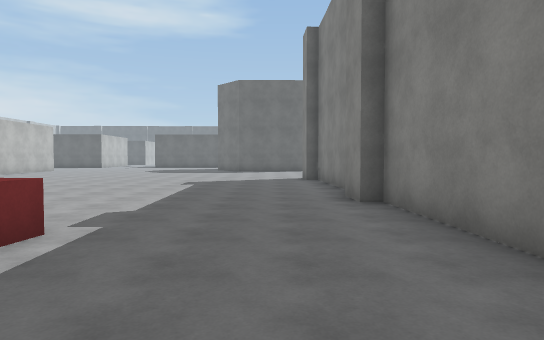
View 1 (above)

24 first-person views from a walk through a scene from a Unity 3-D project. The camera is 1.5 m above the floor, tilts 2° down and sees 75° across. The floor is counted in squares, 2 m on a side. Each view is taken from the middle of a square. On the plan, view 1 faces up. The plan holds only what a view shows up to about 11 squares ahead; the rest is blank. The place goes on beyond the plan. The player character is not drawn. Some animated figures are left out. Surface patterns are stand-ins for the level's own textures.

View 2
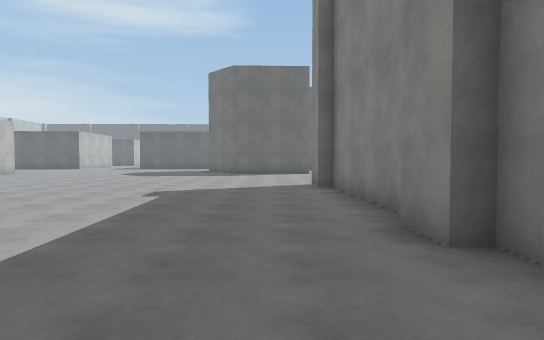

View 3
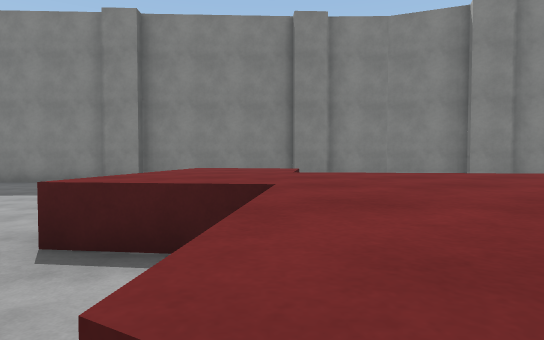

View 4
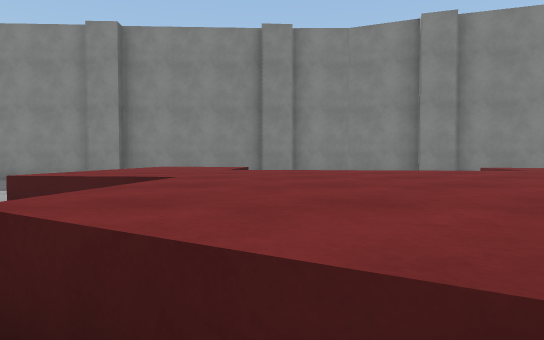

View 5
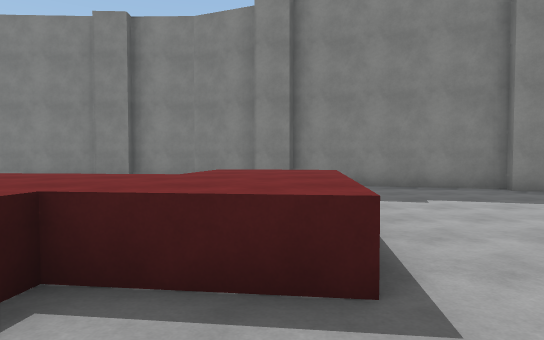

View 6
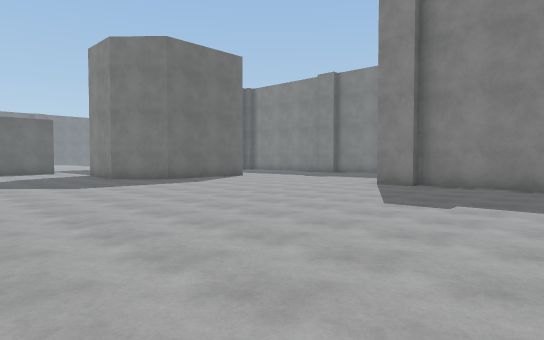

View 7
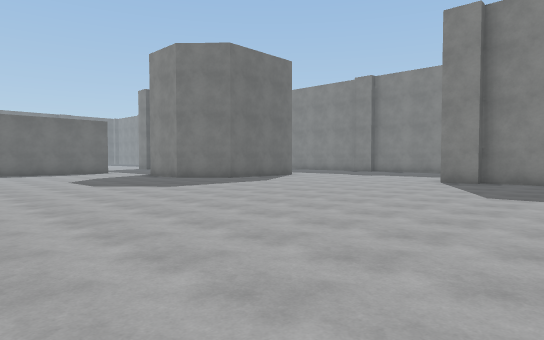

View 8
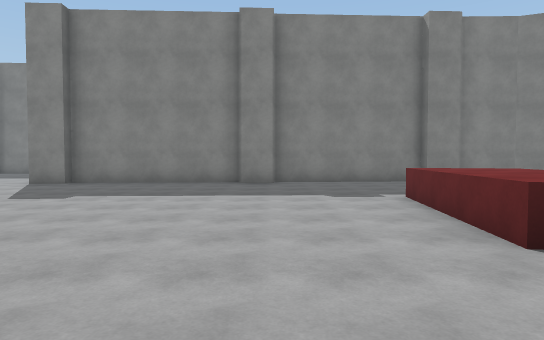

View 9
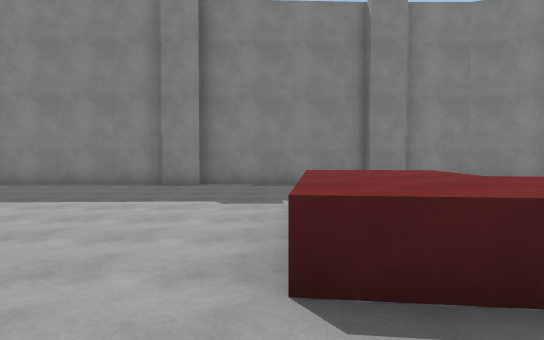

View 10
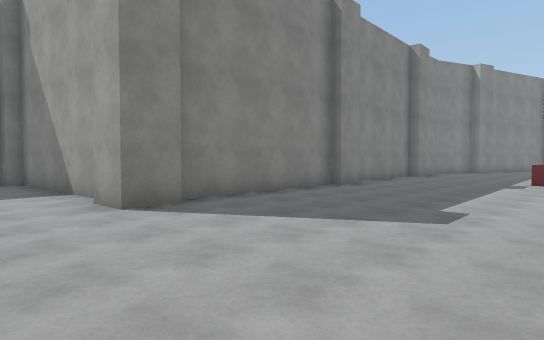

View 11
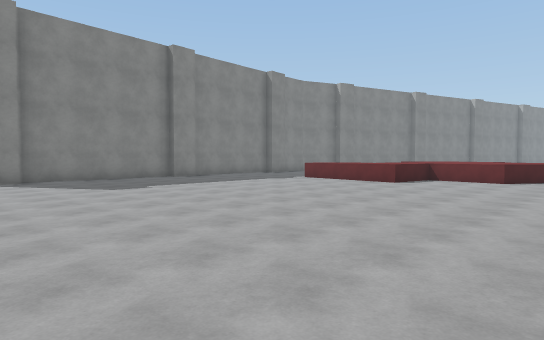

View 12
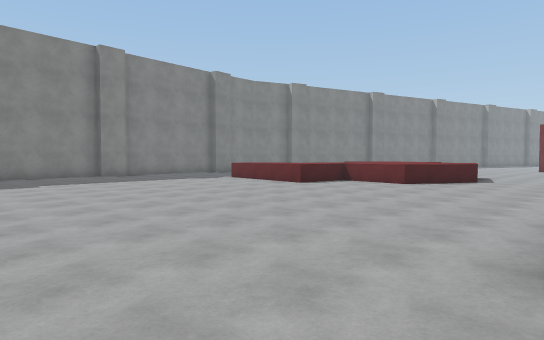

View 13
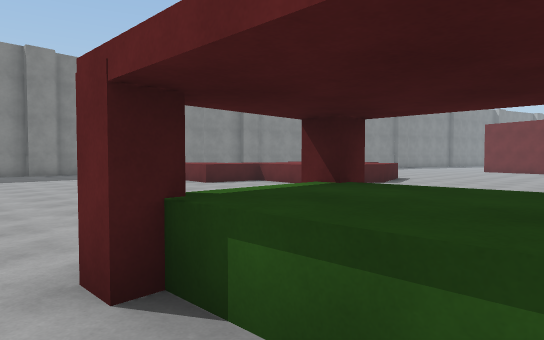

View 14
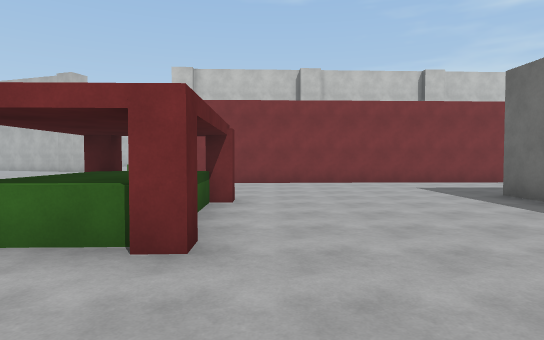

View 15
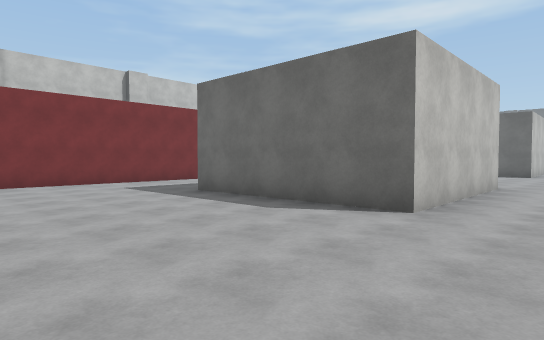

View 16
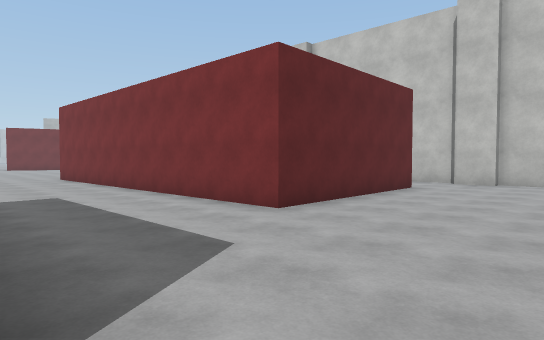

View 17
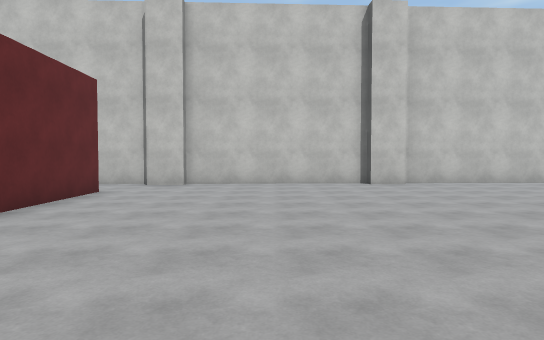

View 18
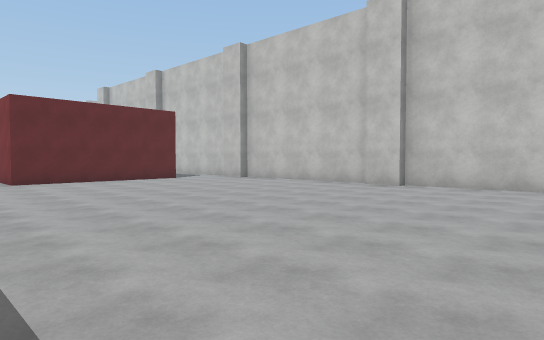

View 19
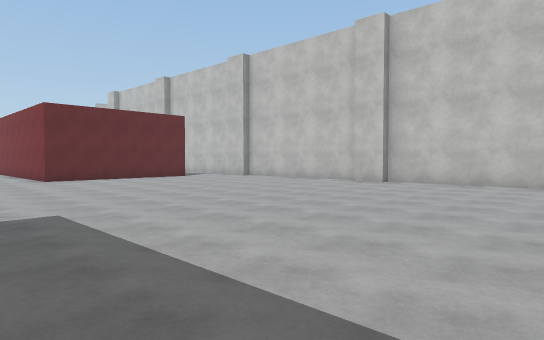

View 20
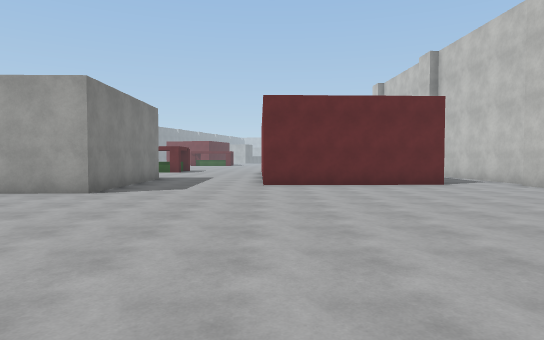

View 21
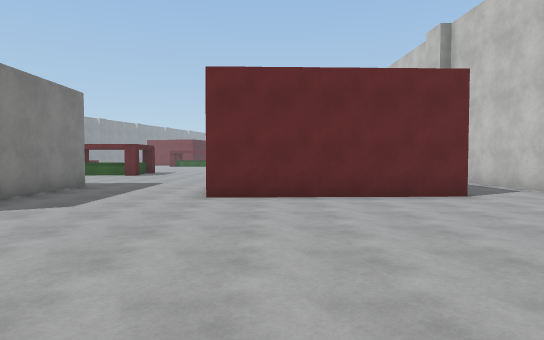

View 22
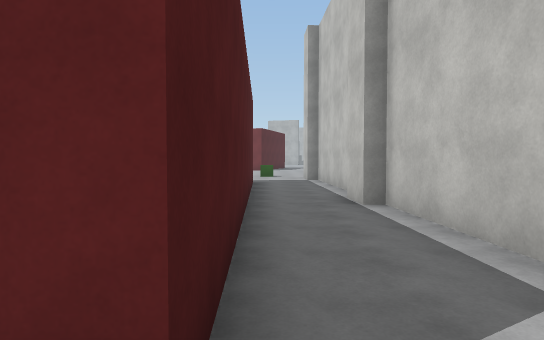

View 23
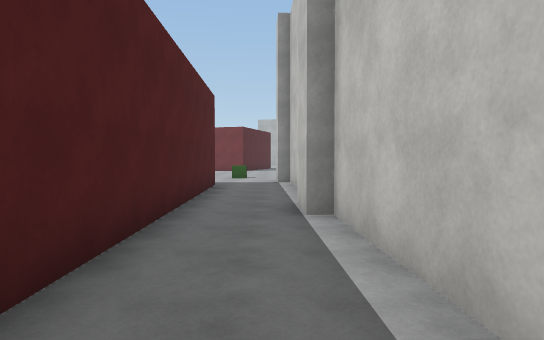

View 24
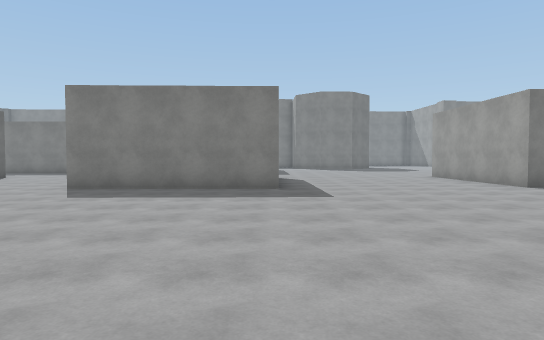

### Floor plan
Key: @ floor where view 1 was taken; # wall or solid block; . floor; ^ raised ledge.
Columns run from 28 left of view 1 to 5 right of it. Each row starts with its distance up from view 1.
 30       .....#
 29 ...........#
 28 ...........#
 27 ...........#
 26 ...........#
 25 ..............
 24 #.............
 23 #.............
 22 #.............
 21 #.............      ...
 20 #.............  ..  ....
 19 #..........###  #. ......
 18 #..........#    #. .......
 17 #..#####...#    #. ........
 16 #..#   #...#    #. .........
 15 #..#   #...######. ..........
 14 #..#   #..........................
 13 #..#   #.....................##..#
 12 #..#   #.....................#####
 11 #..#   #......................#
 10 #..#   #......................#
  9 #..#   #....#^^#..............#
  8 #..#   #     ^^^..............#
  7 #..         #^^#..............#
  6 #..             ..............#
  5                 ..............#
  4                 ......^.......#
  3                 ......^^^^....#
  2                 ....^^^^^^....#
  1                  ..^^^^^.  ...#
  0                ...^^^^^^.   @ #
 -1                ...  ^^^^      #
 -2                ..    ^^^      #
 -3                     .^^^^^    #
 -4                    ..^^^^^   #
 -5                     ...^^.   #
 -6                      .......##
 -7                       ......#
 -8                         ....#

Positions as (right, up) in squares from view 1, and headings:
1: (0, 0), facing up
2: (0, 3), facing up
3: (-9, 2), facing right
4: (-10, 1), facing right
5: (-9, -4), facing right
6: (-8, 8), facing up-right
7: (-10, 9), facing up-right
8: (-9, 6), facing right
9: (-8, 4), facing right
10: (-4, 15), facing down-right
11: (-11, 14), facing down-right
12: (-13, 12), facing down-right
13: (-15, 10), facing down-right
14: (-10, 10), facing left
15: (-10, 10), facing up-left
16: (-17, 21), facing down-left
17: (-18, 21), facing left
18: (-19, 29), facing down-left
19: (-18, 30), facing down-left
20: (-21, 27), facing down
21: (-22, 24), facing down
22: (-26, 18), facing down
23: (-27, 17), facing down
24: (-26, 26), facing right
